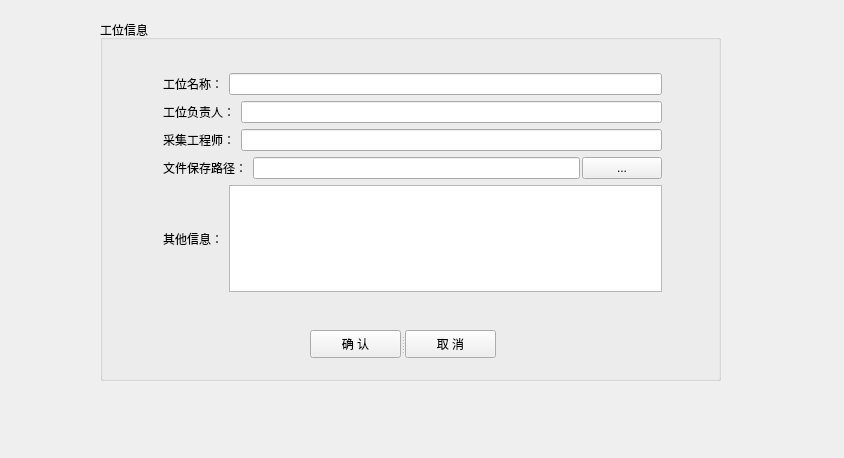
<?xml version="1.0" encoding="UTF-8"?>
<ui version="4.0">
 <class>newMenuWidgetClass</class>
 <widget class="QWidget" name="newMenuWidgetClass">
  <property name="geometry">
   <rect>
    <x>0</x>
    <y>0</y>
    <width>844</width>
    <height>458</height>
   </rect>
  </property>
  <property name="windowTitle">
   <string>newMenuWidget</string>
  </property>
  <widget class="QGroupBox" name="groupBox">
   <property name="geometry">
    <rect>
     <x>100</x>
     <y>20</y>
     <width>621</width>
     <height>361</height>
    </rect>
   </property>
   <property name="title">
    <string>工位信息</string>
   </property>
   <widget class="QSplitter" name="splitter">
    <property name="geometry">
     <rect>
      <x>210</x>
      <y>310</y>
      <width>186</width>
      <height>28</height>
     </rect>
    </property>
    <property name="orientation">
     <enum>Qt::Horizontal</enum>
    </property>
    <widget class="QPushButton" name="pushButton_2">
     <property name="text">
      <string>确 认</string>
     </property>
    </widget>
    <widget class="QPushButton" name="pushButton_3">
     <property name="text">
      <string>取 消</string>
     </property>
    </widget>
   </widget>
   <widget class="QWidget" name="layoutWidget">
    <property name="geometry">
     <rect>
      <x>52</x>
      <y>42</y>
      <width>521</width>
      <height>241</height>
     </rect>
    </property>
    <layout class="QVBoxLayout" name="verticalLayout">
     <item>
      <layout class="QHBoxLayout" name="horizontalLayout_2">
       <item>
        <widget class="QLabel" name="label">
         <property name="text">
          <string>工位名称：</string>
         </property>
        </widget>
       </item>
       <item>
        <widget class="QLineEdit" name="lineEdit"/>
       </item>
      </layout>
     </item>
     <item>
      <layout class="QHBoxLayout" name="horizontalLayout_3">
       <item>
        <widget class="QLabel" name="label_2">
         <property name="text">
          <string>工位负责人：</string>
         </property>
        </widget>
       </item>
       <item>
        <widget class="QLineEdit" name="lineEdit_2"/>
       </item>
      </layout>
     </item>
     <item>
      <layout class="QHBoxLayout" name="horizontalLayout_4">
       <item>
        <widget class="QLabel" name="label_3">
         <property name="text">
          <string>采集工程师：</string>
         </property>
        </widget>
       </item>
       <item>
        <widget class="QLineEdit" name="lineEdit_3"/>
       </item>
      </layout>
     </item>
     <item>
      <layout class="QHBoxLayout" name="horizontalLayout_5">
       <item>
        <widget class="QLabel" name="label_4">
         <property name="text">
          <string>文件保存路径：</string>
         </property>
        </widget>
       </item>
       <item>
        <layout class="QHBoxLayout" name="horizontalLayout">
         <property name="spacing">
          <number>2</number>
         </property>
         <item>
          <widget class="QLineEdit" name="lineEdit_4"/>
         </item>
         <item>
          <widget class="QPushButton" name="pushButton">
           <property name="text">
            <string>...</string>
           </property>
          </widget>
         </item>
        </layout>
       </item>
      </layout>
     </item>
     <item>
      <layout class="QHBoxLayout" name="horizontalLayout_6">
       <item>
        <widget class="QLabel" name="label_5">
         <property name="text">
          <string>其他信息：</string>
         </property>
        </widget>
       </item>
       <item>
        <widget class="QTextEdit" name="textEdit"/>
       </item>
      </layout>
     </item>
    </layout>
   </widget>
  </widget>
 </widget>
 <layoutdefault spacing="6" margin="11"/>
 <resources/>
 <connections/>
</ui>
